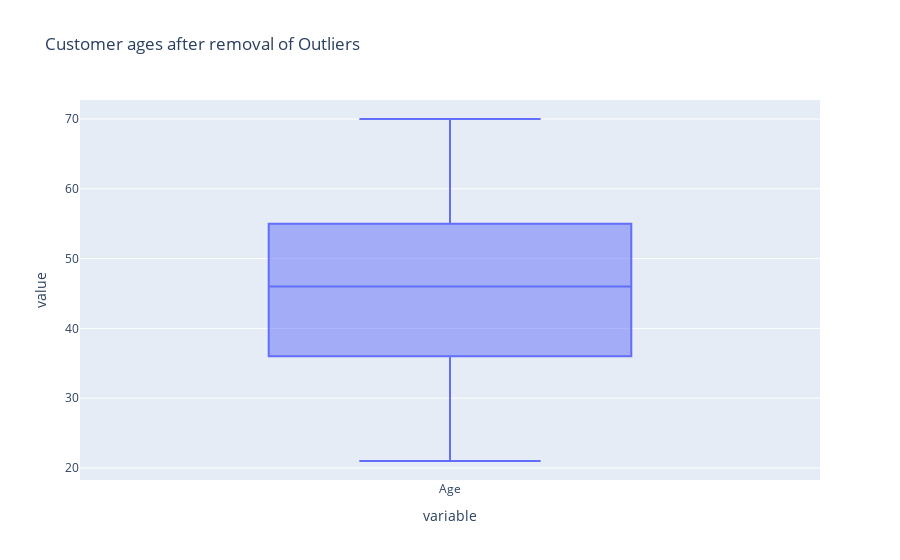

Notebook cell for this chart:
### Code cell
custAge_NO_ouliers=remove_outliers_zscore(demoDf.Age,2.1)
px.box(custAge_NO_ouliers,title="Customer ages after removal of Outliers")

### Figure 1 — Plotly figure (JSON) as saved in the notebook; plotly's stock layout.template omitted (floating-point values rounded to 4 significant figures; data arrays with more than 128 entries replaced by an {"elided": "..."} marker saying what was removed)
{"data": [{"alignmentgroup": "True", "hovertemplate": "variable=%{x}<br>value=%{y}<extra></extra>", "legendgroup": "", "marker": {"color": "#636efa"}, "name": "", "notched": false, "offsetgroup": "", "orientation": "v", "showlegend": false, "type": "box", "x": {"elided": "3907 str values"}, "x0": " ", "xaxis": "x", "y": {"elided": "3907 int values"}, "y0": " ", "yaxis": "y"}], "layout": {"boxmode": "group", "legend": {"tracegroupgap": 0}, "title": {"text": "Customer ages after removal of Outliers"}, "xaxis": {"anchor": "y", "domain": [0, 1], "title": {"text": "variable"}}, "yaxis": {"anchor": "x", "domain": [0, 1], "title": {"text": "value"}}}}
